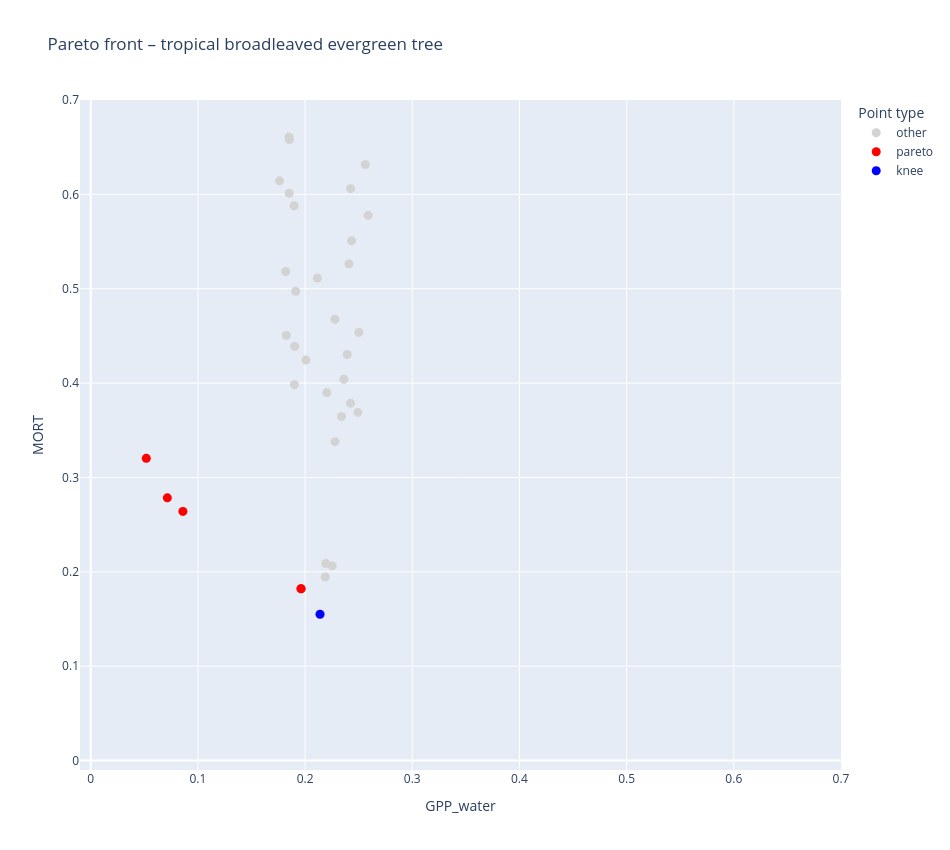
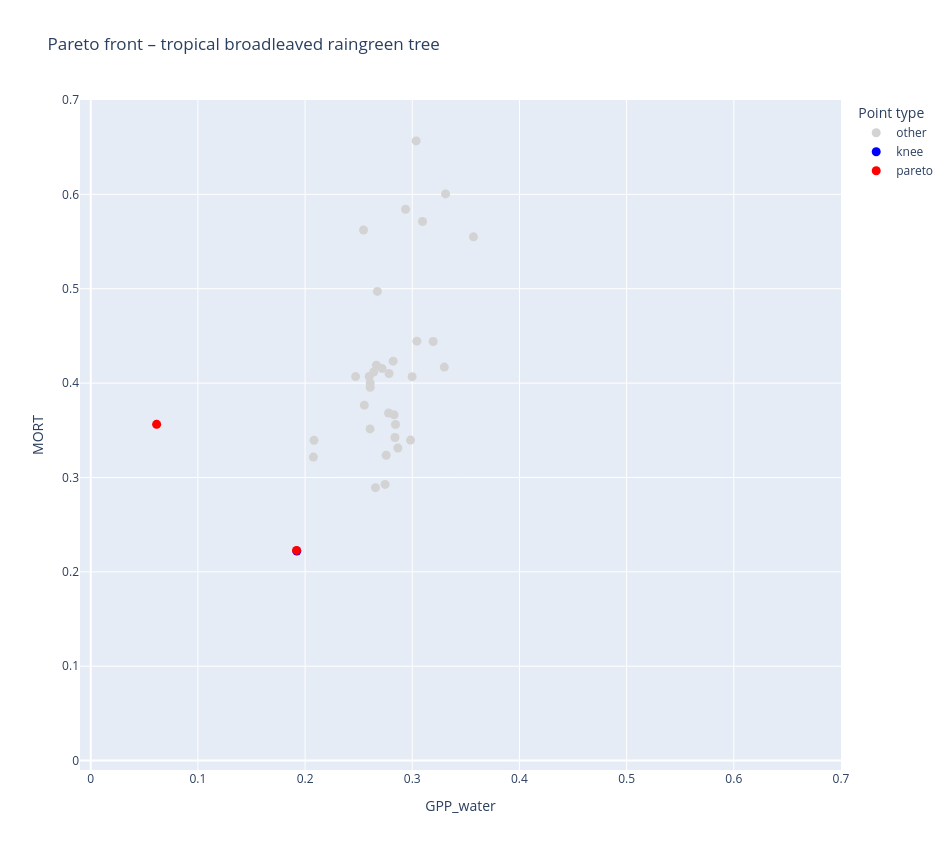
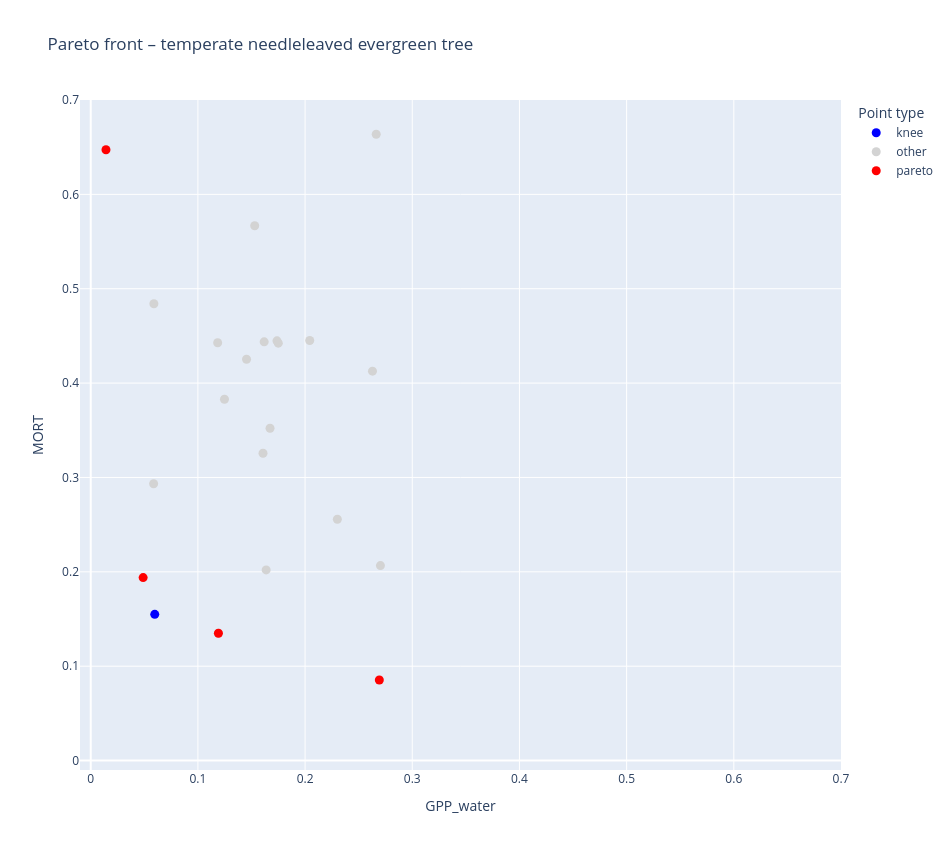
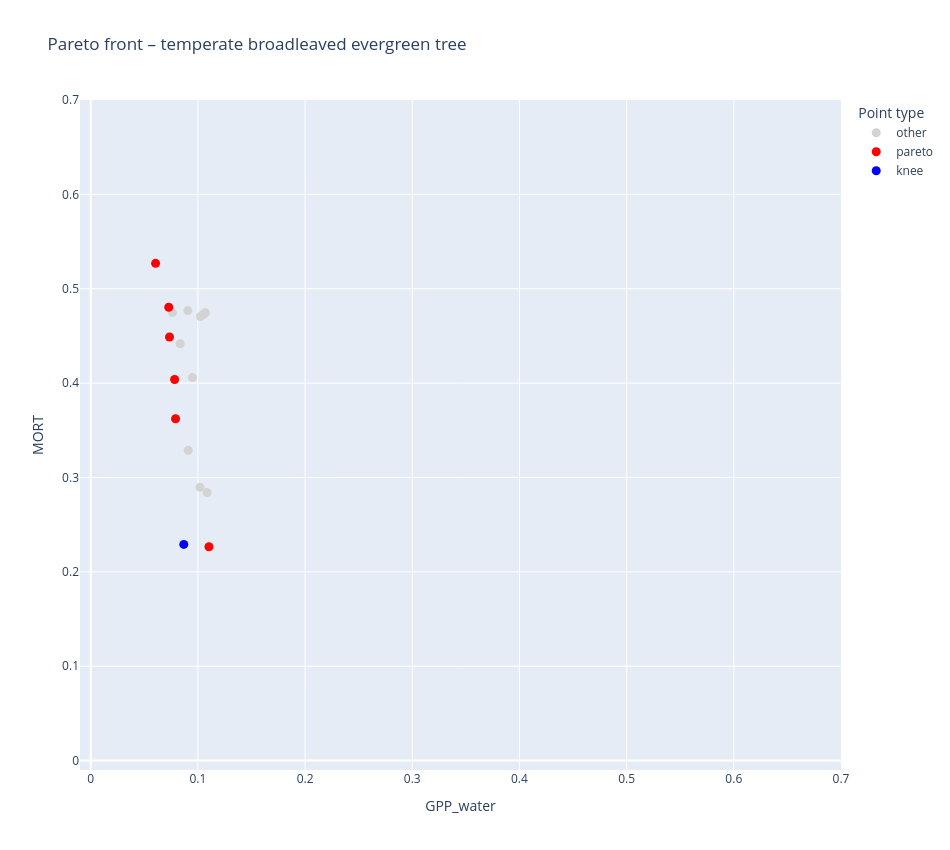

The cell these charts' notebook holds for them, in order:
### Code cell
plot_best_pareto_spei_scatter(
    df,
    OUTPUT_DIR,
    locations,
    obs_spei,
    START_YEAR,
    END_YEAR,
    S_obs_gpp_water,
    intercept_gpp
)

### Figure 1 — Plotly figure (JSON) as saved in the notebook; plotly's stock layout.template omitted (floating-point values rounded to 4 significant figures; data arrays with more than 128 entries replaced by an {"elided": "..."} marker saying what was removed)
{"data": [{"customdata": {"elided": "70x7 float values"}, "hovertemplate": "category=other<br>GPP_water=%{x:.3f}<br>MORT=%{y:.3f}<br>trial=%{customdata[0]}<br>alpha_tropical_broadleaved_evergreen_tree=%{customdata[1]:.3f}<br>beta_tropical_broadleaved_evergreen_tree=%{customdata[2]:.3f}<br>gpp_water_slope=%{customdata[3]:.3f}<br>mort_slope=%{customdata[4]:.3f}<br>gpp_water_intercept=%{customdata[5]:.3f}<br>mort_intercept=%{customdata[6]:.3f}<extra></extra>", "legendgroup": "other", "marker": {"color": "lightgray", "size": 9, "symbol": "circle"}, "mode": "markers", "name": "other", "orientation": "v", "showlegend": true, "type": "scatter", "x": [0.2588, 0.1572, 0.1454, 0.2458, 0.2467, 0.1852, 0.2279, 0.2188, 0.2501, 0.2409, 0.1762, 0.2252, 0.1896, 0.19, 0.1855, 0.2318, 0.2178, 0.2192, 0.2145, 0.1259, 0.1323, 0.1903, 0.2278, 0.1933, 0.1284, 0.1897, 0.2425, 0.2222, 0.2525, 0.1388, 0.1687, 0.1246, 0.1206, 0.2562, 0.2159, 0.1013, 0.2561, 0.09759, 0.0999, 0.2492, 0.2281, 0.1065, 0.1369, 0.1824, 0.1673, 0.2425, 0.1802, 0.1216, 0.05184, 0.2203, 0.08607, 0.2434, 0.2008, 0.2362, 0.1851, 0.1153, 0.1913, 0.2115, 0.1802, 0.234, 0.1643, 0.1165, 0.2325, 0.173, 0.126, 0.1738, 0.182, 0.2393, 0.2415, 0.2281], "xaxis": "x", "y": [0.5777, 1.821, 1.789, 0.8508, 1.01, 0.6013, 0.3379, 0.1945, 0.4537, 0.5264, 0.6144, 0.2063, 1.206, 0.3984, 0.6581, 1.735, 1.344, 0.2088, 0.1551, 1.516, 0.9983, 0.4389, 0.4676, 1.853, 1.221, 0.5879, 0.6061, 1.423, 1.413, 1.346, 0.7593, 1.962, 1.063, 0.6315, 1.28, 1.739, 0.7597, 1.741, 1.642, 0.3689, 0.8967, 1.588, 1.918, 0.4506, 1.214, 0.3788, 1.377, 1.551, 0.3203, 0.3899, 0.2641, 0.5508, 0.4244, 0.4041, 0.6608, 1.341, 0.4973, 0.5113, 0.8721, 0.3646, 1.074, 1.611, 1.588, 1.635, 1.518, 0.8227, 0.5183, 0.4303, 1.176, 0.8967], "yaxis": "y"}, {"customdata": [[3.0, 0.07854, 23.93, -0.05945, -0.2521, -0.01402, -1.934], [10.0, 0.02194, 15.64, 0.05337, -0.1854, 0.01259, -2.008], [33.0, 0.01743, 16.92, 0.06836, -0.1719, 0.01613, -2.013], [46.0, 0.0135, 3.055, 0.08887, -0.1286, 0.02097, -2.022], [68.0, 0.07854, 24.52, -0.05961, -0.2524, -0.01406, -1.934]], "hovertemplate": "category=pareto<br>GPP_water=%{x:.3f}<br>MORT=%{y:.3f}<br>trial=%{customdata[0]}<br>alpha_tropical_broadleaved_evergreen_tree=%{customdata[1]:.3f}<br>beta_tropical_broadleaved_evergreen_tree=%{customdata[2]:.3f}<br>gpp_water_slope=%{customdata[3]:.3f}<br>mort_slope=%{customdata[4]:.3f}<br>gpp_water_intercept=%{customdata[5]:.3f}<br>mort_intercept=%{customdata[6]:.3f}<extra></extra>", "legendgroup": "pareto", "marker": {"color": "red", "size": 9, "symbol": "circle"}, "mode": "markers", "name": "pareto", "orientation": "v", "showlegend": true, "type": "scatter", "x": [0.1961, 0.086, 0.07149, 0.05184, 0.1963], "xaxis": "x", "y": [0.1822, 0.264, 0.2784, 0.3203, 0.182], "yaxis": "y"}, {"customdata": [[66.0, 0.1131, 21.53, -0.07758, -0.2858, -0.0183, -1.886]], "hovertemplate": "category=knee<br>GPP_water=%{x:.3f}<br>MORT=%{y:.3f}<br>trial=%{customdata[0]}<br>alpha_tropical_broadleaved_evergreen_tree=%{customdata[1]:.3f}<br>beta_tropical_broadleaved_evergreen_tree=%{customdata[2]:.3f}<br>gpp_water_slope=%{customdata[3]:.3f}<br>mort_slope=%{customdata[4]:.3f}<br>gpp_water_intercept=%{customdata[5]:.3f}<br>mort_intercept=%{customdata[6]:.3f}<extra></extra>", "legendgroup": "knee", "marker": {"color": "blue", "size": 9, "symbol": "circle"}, "mode": "markers", "name": "knee", "orientation": "v", "showlegend": true, "type": "scatter", "x": [0.2139], "xaxis": "x", "y": [0.1551], "yaxis": "y"}], "layout": {"height": 850, "legend": {"title": {"text": "Point type"}, "tracegroupgap": 0}, "title": {"text": "Pareto front – tropical broadleaved evergreen tree"}, "width": 950, "xaxis": {"anchor": "y", "domain": [0, 1], "range": [-0.01, 0.7], "title": {"text": "GPP_water"}}, "yaxis": {"anchor": "x", "domain": [0, 1], "range": [-0.01, 0.7], "title": {"text": "MORT"}}}}

### Figure 2 — Plotly figure (JSON) as saved in the notebook; plotly's stock layout.template omitted (floating-point values rounded to 4 significant figures; data arrays with more than 128 entries replaced by an {"elided": "..."} marker saying what was removed)
{"data": [{"customdata": {"elided": "73x7 float values"}, "hovertemplate": "category=other<br>GPP_water=%{x:.3f}<br>MORT=%{y:.3f}<br>trial=%{customdata[0]}<br>alpha_tropical_broadleaved_raingreen_tree=%{customdata[1]:.3f}<br>beta_tropical_broadleaved_raingreen_tree=%{customdata[2]:.3f}<br>gpp_water_slope=%{customdata[3]:.3f}<br>mort_slope=%{customdata[4]:.3f}<br>gpp_water_intercept=%{customdata[5]:.3f}<br>mort_intercept=%{customdata[6]:.3f}<extra></extra>", "legendgroup": "other", "marker": {"color": "lightgray", "size": 9, "symbol": "circle"}, "mode": "markers", "name": "other", "orientation": "v", "showlegend": true, "type": "scatter", "x": [0.3299, 0.3159, 0.3057, 0.3195, 0.2843, 0.2607, 0.2822, 0.2757, 0.367, 0.2014, 0.3766, 0.371, 0.2671, 0.2553, 0.2666, 0.2607, 0.3373, 0.2937, 0.3036, 0.2078, 0.3188, 0.3759, 0.3374, 0.3676, 0.3761, 0.3543, 0.3043, 0.3659, 0.2471, 0.2779, 0.3019, 0.331, 0.2407, 0.3434, 0.3692, 0.3571, 0.2599, 0.3503, 0.283, 0.3553, 0.353, 0.3447, 0.3944, 0.3471, 0.2953, 0.2865, 0.338, 0.2746, 0.3447, 0.3177, 0.06149, 0.3241, 0.2035, 0.3805, 0.2984, 0.2657, 0.2608, 0.3483, 0.2718, 0.2999, 0.264, 0.3466, 0.3096, 0.3718, 0.2083, 0.2675, 0.2545, 0.3175, 0.3721, 0.343, 0.2838, 0.2784, 0.3944], "xaxis": "x", "y": [0.4169, 1.133, 1.039, 0.4441, 0.3561, 0.3515, 0.4233, 0.3235, 0.8229, 1.783, 0.8448, 1.017, 0.7199, 0.3766, 0.419, 0.4001, 0.9149, 0.5842, 0.6567, 0.3216, 0.932, 1.355, 1.275, 1.046, 1.456, 1.148, 0.4444, 1.144, 0.4069, 0.3683, 0.746, 0.6005, 1.797, 1.513, 1.356, 0.555, 0.4069, 1.407, 0.3664, 1.435, 1.364, 1.06, 1.045, 1.308, 1.23, 0.3312, 0.7801, 0.2926, 1.001, 0.9851, 0.3563, 1.25, 1.835, 0.8254, 0.3396, 0.2892, 0.3955, 1.199, 0.4154, 0.4068, 0.4118, 1.094, 0.5712, 1.452, 0.3394, 0.4971, 0.5622, 0.9337, 1.349, 1.233, 0.3423, 0.4101, 1.045], "yaxis": "y"}, {"customdata": [[3.0, 0.334, 10.05, -0.07664, -0.388, -0.01979, -1.73]], "hovertemplate": "category=knee<br>GPP_water=%{x:.3f}<br>MORT=%{y:.3f}<br>trial=%{customdata[0]}<br>alpha_tropical_broadleaved_raingreen_tree=%{customdata[1]:.3f}<br>beta_tropical_broadleaved_raingreen_tree=%{customdata[2]:.3f}<br>gpp_water_slope=%{customdata[3]:.3f}<br>mort_slope=%{customdata[4]:.3f}<br>gpp_water_intercept=%{customdata[5]:.3f}<br>mort_intercept=%{customdata[6]:.3f}<extra></extra>", "legendgroup": "knee", "marker": {"color": "blue", "size": 9, "symbol": "circle"}, "mode": "markers", "name": "knee", "orientation": "v", "showlegend": true, "type": "scatter", "x": [0.1923], "xaxis": "x", "y": [0.222], "yaxis": "y"}, {"customdata": [[46.0, 0.08559, 6.525, 0.1828, -0.1157, 0.04888, -2.072], [68.0, 0.334, 10.05, -0.07638, -0.3861, -0.01973, -1.729]], "hovertemplate": "category=pareto<br>GPP_water=%{x:.3f}<br>MORT=%{y:.3f}<br>trial=%{customdata[0]}<br>alpha_tropical_broadleaved_raingreen_tree=%{customdata[1]:.3f}<br>beta_tropical_broadleaved_raingreen_tree=%{customdata[2]:.3f}<br>gpp_water_slope=%{customdata[3]:.3f}<br>mort_slope=%{customdata[4]:.3f}<br>gpp_water_intercept=%{customdata[5]:.3f}<br>mort_intercept=%{customdata[6]:.3f}<extra></extra>", "legendgroup": "pareto", "marker": {"color": "red", "size": 9, "symbol": "circle"}, "mode": "markers", "name": "pareto", "orientation": "v", "showlegend": true, "type": "scatter", "x": [0.06149, 0.192], "xaxis": "x", "y": [0.3563, 0.2227], "yaxis": "y"}], "layout": {"height": 850, "legend": {"title": {"text": "Point type"}, "tracegroupgap": 0}, "title": {"text": "Pareto front – tropical broadleaved raingreen tree"}, "width": 950, "xaxis": {"anchor": "y", "domain": [0, 1], "range": [-0.01, 0.7], "title": {"text": "GPP_water"}}, "yaxis": {"anchor": "x", "domain": [0, 1], "range": [-0.01, 0.7], "title": {"text": "MORT"}}}}

### Figure 3 — Plotly figure (JSON) as saved in the notebook; plotly's stock layout.template omitted (floating-point values rounded to 4 significant figures; data arrays with more than 128 entries replaced by an {"elided": "..."} marker saying what was removed)
{"data": [{"customdata": [[0.0, 0.1375, 16.45, 0.1807, -0.3028, 0.04142, -1.84]], "hovertemplate": "category=knee<br>GPP_water=%{x:.3f}<br>MORT=%{y:.3f}<br>trial=%{customdata[0]}<br>alpha_temperate_needleleaved_evergreen_tree=%{customdata[1]:.3f}<br>beta_temperate_needleleaved_evergreen_tree=%{customdata[2]:.3f}<br>gpp_water_slope=%{customdata[3]:.3f}<br>mort_slope=%{customdata[4]:.3f}<br>gpp_water_intercept=%{customdata[5]:.3f}<br>mort_intercept=%{customdata[6]:.3f}<extra></extra>", "legendgroup": "knee", "marker": {"color": "blue", "size": 9, "symbol": "circle"}, "mode": "markers", "name": "knee", "orientation": "v", "showlegend": true, "type": "scatter", "x": [0.05974], "xaxis": "x", "y": [0.155], "yaxis": "y"}, {"customdata": {"elided": "64x7 float values"}, "hovertemplate": "category=other<br>GPP_water=%{x:.3f}<br>MORT=%{y:.3f}<br>trial=%{customdata[0]}<br>alpha_temperate_needleleaved_evergreen_tree=%{customdata[1]:.3f}<br>beta_temperate_needleleaved_evergreen_tree=%{customdata[2]:.3f}<br>gpp_water_slope=%{customdata[3]:.3f}<br>mort_slope=%{customdata[4]:.3f}<br>gpp_water_intercept=%{customdata[5]:.3f}<br>mort_intercept=%{customdata[6]:.3f}<extra></extra>", "legendgroup": "other", "marker": {"color": "lightgray", "size": 9, "symbol": "circle"}, "mode": "markers", "name": "other", "orientation": "v", "showlegend": true, "type": "scatter", "x": [0.02765, 0.02211, 0.6007, 0.1454, 0.2599, 0.1673, 0.2629, 0.2043, 0.1738, 0.2358, 0.1149, 0.3227, 0.2799, 0.2931, 0.1248, 0.2664, 0.5371, 0.01071, 0.1698, 0.02997, 0.2301, 0.1109, 0.04007, 0.0707, 0.1607, 0.1876, 0.05894, 0.123, 0.1087, 0.1252, 0.009105, 0.1184, 0.3367, 0.0754, 0.05868, 0.06138, 0.04779, 0.03461, 0.1727, 0.2991, 0.1535, 0.1693, 0.09655, 0.205, 0.2798, 0.1618, 0.153, 0.3569, 0.3037, 0.09723, 0.07973, 0.175, 0.1867, 0.2703, 0.09298, 0.1085, 0.1577, 0.103, 0.3266, 0.02179, 0.2384, 0.1905, 0.1637, 0.1191], "xaxis": "x", "y": [1.64, 1.776, 2.178, 0.4253, 2.094, 0.3522, 0.4126, 0.4452, 0.4448, 0.8349, 2.023, 2.172, 2.101, 2.189, 0.3829, 0.6637, 2.242, 1.87, 1.535, 1.973, 0.2558, 1.392, 1.913, 1.83, 0.3257, 2.109, 0.4841, 2.224, 1.615, 2.259, 2.032, 0.4427, 2.179, 1.973, 0.2933, 2.102, 2.163, 2.139, 2.246, 2.143, 1.096, 0.984, 1.007, 2.233, 1.253, 0.4437, 0.5667, 2.2, 2.189, 2.241, 1.562, 0.4423, 2.198, 0.2066, 2.084, 1.657, 2.136, 1.786, 2.204, 1.888, 1.163, 2.23, 0.2021, 0.135], "yaxis": "y"}, {"customdata": [[5.0, 0.1491, 2.766, 0.1685, -0.2352, 0.04765, -1.908], [18.0, 0.2957, 8.378, 0.1254, -0.3439, 0.02617, -1.086], [42.0, 0.1823, 3.084, 0.3967, -0.4315, 0.1033, -1.87], [43.0, 0.1478, 1.926, 0.2421, -0.3055, 0.0689, -1.893], [67.0, 0.297, 6.73, 0.1334, -0.337, 0.02724, -1.135], [74.0, 0.365, 5.19, 0.1079, -0.3855, 0.02523, -1.293]], "hovertemplate": "category=pareto<br>GPP_water=%{x:.3f}<br>MORT=%{y:.3f}<br>trial=%{customdata[0]}<br>alpha_temperate_needleleaved_evergreen_tree=%{customdata[1]:.3f}<br>beta_temperate_needleleaved_evergreen_tree=%{customdata[2]:.3f}<br>gpp_water_slope=%{customdata[3]:.3f}<br>mort_slope=%{customdata[4]:.3f}<br>gpp_water_intercept=%{customdata[5]:.3f}<br>mort_intercept=%{customdata[6]:.3f}<extra></extra>", "legendgroup": "pareto", "marker": {"color": "red", "size": 9, "symbol": "circle"}, "mode": "markers", "name": "pareto", "orientation": "v", "showlegend": true, "type": "scatter", "x": [0.04891, 0.007266, 0.2693, 0.1191, 0.01369, 0.01423], "xaxis": "x", "y": [0.1939, 0.8441, 0.08534, 0.135, 0.7945, 0.6473], "yaxis": "y"}], "layout": {"height": 850, "legend": {"title": {"text": "Point type"}, "tracegroupgap": 0}, "title": {"text": "Pareto front – temperate needleleaved evergreen tree"}, "width": 950, "xaxis": {"anchor": "y", "domain": [0, 1], "range": [-0.01, 0.7], "title": {"text": "GPP_water"}}, "yaxis": {"anchor": "x", "domain": [0, 1], "range": [-0.01, 0.7], "title": {"text": "MORT"}}}}

### Figure 4 — Plotly figure (JSON) as saved in the notebook; plotly's stock layout.template omitted (floating-point values rounded to 4 significant figures; data arrays with more than 128 entries replaced by an {"elided": "..."} marker saying what was removed)
{"data": [{"customdata": {"elided": "65x7 float values"}, "hovertemplate": "category=other<br>GPP_water=%{x:.3f}<br>MORT=%{y:.3f}<br>trial=%{customdata[0]}<br>alpha_temperate_broadleaved_evergreen_tree=%{customdata[1]:.3f}<br>beta_temperate_broadleaved_evergreen_tree=%{customdata[2]:.3f}<br>gpp_water_slope=%{customdata[3]:.3f}<br>mort_slope=%{customdata[4]:.3f}<br>gpp_water_intercept=%{customdata[5]:.3f}<br>mort_intercept=%{customdata[6]:.3f}<extra></extra>", "legendgroup": "other", "marker": {"color": "lightgray", "size": 9, "symbol": "circle"}, "mode": "markers", "name": "other", "orientation": "v", "showlegend": true, "type": "scatter", "x": [0.08343, 0.05379, 0.08742, 0.0564, 0.1034, 0.1282, 0.08672, 0.06146, 0.1068, 0.2222, 0.1265, 0.06894, 0.1085, 0.1236, 0.05079, 0.1098, 0.1108, 0.09091, 0.0626, 0.1057, 0.102, 0.07197, 0.1372, 0.1977, 0.07902, 0.07905, 0.1024, 0.09493, 0.2386, 0.08175, 0.05928, 0.1607, 0.04809, 0.1268, 0.1305, 0.04801, 0.08758, 0.1644, 0.04917, 0.211, 0.169, 0.1415, 0.104, 0.211, 0.09108, 0.3408, 0.09708, 0.0716, 0.05652, 0.05758, 0.05104, 0.1077, 0.0978, 0.1875, 0.04782, 0.06199, 0.07744, 0.08125, 0.09061, 0.107, 0.1464, 0.08321, 0.1114, 0.07625, 0.08758], "xaxis": "x", "y": [0.4417, 1.765, 2.009, 1.566, 1.929, 1.99, 1.954, 1.017, 1.843, 2.075, 2.008, 1.913, 0.2839, 2.027, 1.295, 1.981, 1.972, 0.3287, 1.261, 0.4732, 0.2897, 1.932, 2.035, 2.098, 1.871, 1.827, 0.4706, 0.4059, 1.54, 2.026, 1.912, 2.029, 1.932, 1.996, 2.061, 1.889, 1.367, 2.082, 1.937, 1.26, 2.068, 2.061, 0.472, 1.26, 2.025, 2.082, 1.871, 0.7675, 1.275, 1.375, 1.747, 1.918, 0.769, 2.07, 1.889, 1.259, 1.604, 1.86, 0.4769, 0.4745, 2.055, 1.981, 1.968, 0.4747, 1.367], "yaxis": "y"}, {"customdata": [[10.0, 0.8849, 0.6657, 0.1636, -0.08291, 0.06101, 0.1645], [15.0, 0.1365, 16.05, 0.2312, -0.2443, 0.122, -1.425], [25.0, 0.08978, 18.63, 0.2779, -0.191, 0.1625, -1.906], [29.0, 0.2556, 0.425, 0.2368, -0.2052, 0.127, -1.465], [30.0, 0.1916, 17.96, 0.2101, -0.1605, 0.1075, -0.9416], [37.0, 0.05264, 9.455, 0.2253, -0.1309, 0.125, -2.185], [47.0, 0.2424, 16.5, 0.175, -0.147, 0.08972, -0.6775], [49.0, 0.4058, 0.1793, 0.2084, -0.2137, 0.1104, -1.331], [60.0, 0.2647, 19.84, 0.14, -0.1646, 0.07267, -0.7267], [62.0, 0.1365, 7.624, 0.2394, -0.2287, 0.1264, -1.522]], "hovertemplate": "category=pareto<br>GPP_water=%{x:.3f}<br>MORT=%{y:.3f}<br>trial=%{customdata[0]}<br>alpha_temperate_broadleaved_evergreen_tree=%{customdata[1]:.3f}<br>beta_temperate_broadleaved_evergreen_tree=%{customdata[2]:.3f}<br>gpp_water_slope=%{customdata[3]:.3f}<br>mort_slope=%{customdata[4]:.3f}<br>gpp_water_intercept=%{customdata[5]:.3f}<br>mort_intercept=%{customdata[6]:.3f}<extra></extra>", "legendgroup": "pareto", "marker": {"color": "red", "size": 9, "symbol": "circle"}, "mode": "markers", "name": "pareto", "orientation": "v", "showlegend": true, "type": "scatter", "x": [0.02474, 0.07349, 0.1103, 0.07828, 0.0584, 0.07281, 0.04737, 0.06051, 0.05487, 0.07916], "xaxis": "x", "y": [1.924, 0.4489, 0.2265, 0.4038, 0.8738, 0.4804, 1.126, 0.5269, 1.085, 0.3622], "yaxis": "y"}, {"customdata": [[42.0, 0.1124, 1.626, 0.2475, -0.1878, 0.1369, -1.9]], "hovertemplate": "category=knee<br>GPP_water=%{x:.3f}<br>MORT=%{y:.3f}<br>trial=%{customdata[0]}<br>alpha_temperate_broadleaved_evergreen_tree=%{customdata[1]:.3f}<br>beta_temperate_broadleaved_evergreen_tree=%{customdata[2]:.3f}<br>gpp_water_slope=%{customdata[3]:.3f}<br>mort_slope=%{customdata[4]:.3f}<br>gpp_water_intercept=%{customdata[5]:.3f}<br>mort_intercept=%{customdata[6]:.3f}<extra></extra>", "legendgroup": "knee", "marker": {"color": "blue", "size": 9, "symbol": "circle"}, "mode": "markers", "name": "knee", "orientation": "v", "showlegend": true, "type": "scatter", "x": [0.08684], "xaxis": "x", "y": [0.229], "yaxis": "y"}], "layout": {"height": 850, "legend": {"title": {"text": "Point type"}, "tracegroupgap": 0}, "title": {"text": "Pareto front – temperate broadleaved evergreen tree"}, "width": 950, "xaxis": {"anchor": "y", "domain": [0, 1], "range": [-0.01, 0.7], "title": {"text": "GPP_water"}}, "yaxis": {"anchor": "x", "domain": [0, 1], "range": [-0.01, 0.7], "title": {"text": "MORT"}}}}
